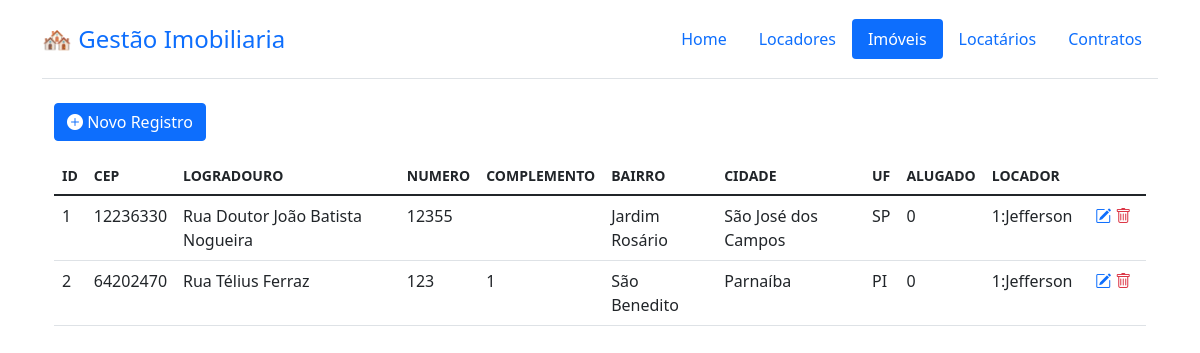
/imovel/, run on the app's committed database.
### tables this page shows
CREATE TABLE `imovel` (
	`id` integer primary key NOT NULL UNIQUE,
	`cep` TEXT NOT NULL,
	`logradouro` TEXT NOT NULL,
	`numero` TEXT NOT NULL,
	`complemento` TEXT,
	`bairro` TEXT NOT NULL,
	`cidade` INTEGER NOT NULL,
	`uf` INTEGER NOT NULL,
	`alugado` TEXT NOT NULL,
	`id_locador` INTEGER NOT NULL,
	FOREIGN KEY(`id_locador`) REFERENCES `locador`(`id`)
);

### gestao_imobiliaria/views/imovel.py (the view)
@imovel.route("/imovel/")
def imovel_list():
    PAGE_TITLE = "imovel"
    db = get_db()
    colunas = get_column_names(db, table="imovel")
    dados = db.execute(
        """
        SELECT imovel.id, imovel.cep, imovel.logradouro, imovel.numero, imovel.complemento,
        imovel.bairro, imovel.cidade, imovel.uf,
        imovel.alugado, locador.id||':'|| locador.primeiro_nome as id_locador
        FROM imovel
        INNER JOIN locador ON imovel.id_locador = locador.id;
        """
    ).fetchall()
    if dados is None:
        dados = []
    return render_template(
        "list.html",
        dados=dados,
        colunas=colunas,
        page_title=PAGE_TITLE,
        blueprint=PAGE_NAME,
    )

### gestao_imobiliaria/db.py (called while the page is built)
def get_db():
    if "db" not in g:
        g.db = sqlite3.connect(
            os.getenv("DATABASE_URL"), detect_types=sqlite3.PARSE_DECLTYPES
        )
        g.db.row_factory = sqlite3.Row
    return g.db

### gestao_imobiliaria/views/utils.py (called while the page is built)
@cache
def get_column_names(db, table):
    cursor = db.execute(f"PRAGMA table_info({table})")
    colunas = [column[1] for column in cursor.fetchall()]
    for i in range(len(colunas)):
        colunas[i] = colunas[i].replace("id_", "")
        colunas[i] = colunas[i].replace("_", " ")
        colunas[i] = colunas[i].upper()
    return colunas

### gestao_imobiliaria/templates/list.html (shortened to what this page needs)
{% extends "base.html" %}
{% block content %}
  <div class="container justify-content-left w-100 position-relative">
    <div class="container-buttons text-start mb-3">
      <a href={{ url_for(blueprint +'.cadastro') }}
        <button type="button" class="btn btn-primary"><i class="bi bi-plus-circle-fill"></i> Novo Registro </button>
      </a>
    </div>
    <table class="table table-hover">
      <thead>
        <tr>
          {% for coluna in colunas %}
            <th scope="col" class="small">{{ coluna }}</th>
          {% endfor %}
          <th scope="col" class="w-auto"></th>
        </tr>
      </thead>
      <tbody>
        {% for dado in dados %}
          <tr>
            {% for value in dado %}
              <td>{{ value }}</td>
            {% endfor %}
            <td class="text-center">
              <a href="{{ url_for(blueprint +'.edit', id=dado.id) }}"><i class="bi bi-pencil-square"></i></a>
              <a href="{{ url_for(blueprint + '.delete', id=dado.id) }}"><i class="bi bi-trash text-danger"></i></a>
            </td>
          </tr>
        {% endfor %}
      </tbody>
    </table>
  </div>
{% endblock %}

### gestao_imobiliaria/templates/base.html (style rules this page uses)
.table td:last-child, .table th:last-child { width: 6%; }

### data on the page
imovel: dado "1" "0" "1:Jefferson", cep "12236330", logradouro "Rua Doutor João Batista Nogueira", numero "12355", bairro "Jardim Rosário", cidade "São José dos Campos", uf "SP"
imovel: dado "2" "1" "0" "1:Jefferson", cep "64202470", logradouro "Rua Télius Ferraz", numero "123", bairro "São Benedito", cidade "Parnaíba", uf "PI"

### other printed values
{{ coluna }} "ID" "CEP" "LOGRADOURO" "NUMERO" "COMPLEMENTO" "BAIRRO" "CIDADE" "UF" "ALUGADO" "LOCADOR"
